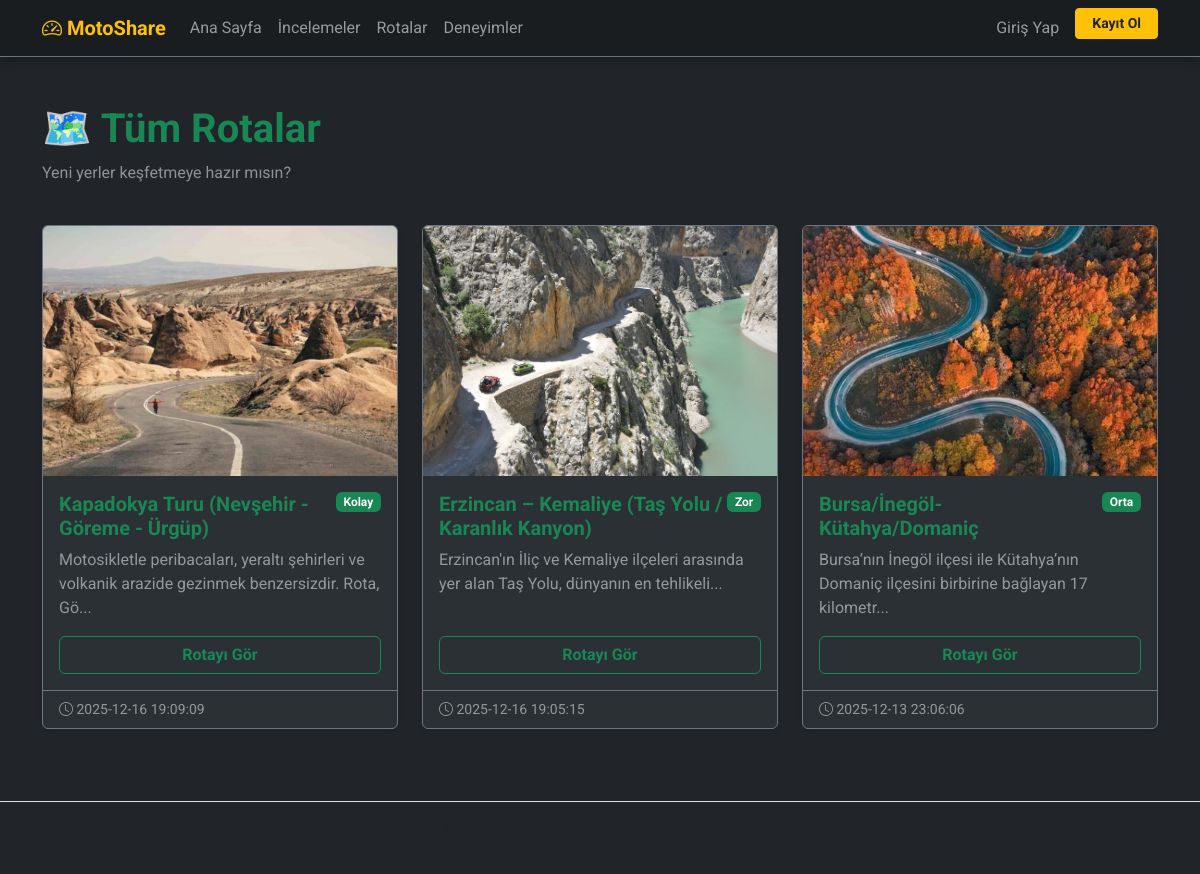
Screenshot of /MotoShare/rotalar.php with the database file from the repository.
### tables this page shows
CREATE TABLE `rotalar` (
  `id` int(11) NOT NULL,
  `baslik` varchar(150) NOT NULL,
  `aciklama` text DEFAULT NULL,
  `zorluk_derecesi` varchar(50) DEFAULT NULL,
  `resim_yolu` varchar(255) DEFAULT NULL,
  `ekleyen_id` int(11) DEFAULT NULL,
  `created_at` timestamp NOT NULL DEFAULT current_timestamp()
);

### MotoShare/rotalar.php (the view, shortened to what this page needs)
<?php
require_once 'baglan.php';
$stmt = $db->prepare("SELECT * FROM rotalar ORDER BY created_at DESC");
$stmt->execute();
$rotalar = $stmt->fetchAll(PDO::FETCH_ASSOC);
include 'includes/header.php';
?>
<div class="container mt-5 mb-5">
    <div class="d-flex justify-content-between align-items-center mb-4">
        <div>
            <h1 class="text-success fw-bold">🗺️ Tüm Rotalar</h1>
            <p class="text-white-50">Yeni yerler keşfetmeye hazır mısın?</p>
        </div>
    </div>
    <div class="row row-cols-1 row-cols-md-3 g-4">
        <?php foreach ($rotalar as $rota): ?>
        <div class="col">
            <div class="card h-100 shadow-sm border-secondary" style="background-color: #2b3035;">
                <img src="<?php echo !empty($rota['resim_yolu']) ? $rota['resim_yolu'] : 'https://placehold.co/600x400/212529/198754?text=Rota+Paylasimi'; ?>" class="card-img-top" style="height: 250px; object-fit: cover;">
                <div class="card-body d-flex flex-column">
                    <div class="d-flex justify-content-between align-items-start mb-2">
                        <h5 class="card-title text-success fw-bold mb-0"><?php echo htmlspecialchars($rota['baslik']); ?></h5>
                        <span class="badge bg-success small"><?php echo $rota['zorluk_derecesi']; ?></span>
                    </div>
                    <p class="card-text text-white-50">
                        <?php echo substr(htmlspecialchars($rota['aciklama']), 0, 100) . '...'; ?>
                    </p>
                    <div class="mt-auto">
                        <a href="detay.php?tur=rota&id=<?php echo $rota['id']; ?>" class="btn btn-outline-success w-100 fw-bold">Rotayı Gör</a>
                    </div>
                </div>
                <div class="card-footer bg-transparent border-secondary text-white-50 small">
                    <i class="bi bi-clock"></i> <?php echo $rota['created_at']; ?>
                </div>
            </div>
        </div>
        <?php endforeach; ?>
    </div>
</div>
<?php include 'includes/footer.php'; ?>

### MotoShare/includes/header.php (style rules this page uses)
body { background-color: #212529; color: #f8f9fa; font-family: 'Roboto', sans-serif; min-height: 100vh; display: flex; flex-direction: column; }
a { text-decoration: none; }

### rows the page displays
rotalar: resim_yolu (picture), baslik "Kapadokya Turu (Nevşehir - Göreme - Ürgüp)", zorluk_derecesi "Kolay", aciklama "Motosikletle peribacaları, yeraltı şehirleri ve volkanik arazide gezinmek benzersizdir. Rota, Gö", created_at "2025-12-16 19:09:09"
rotalar: resim_yolu (picture), baslik "Erzincan – Kemaliye (Taş Yolu / Karanlık Kanyon)", zorluk_derecesi "Zor", aciklama "Erzincan'ın İliç ve Kemaliye ilçeleri arasında yer alan Taş Yolu, dünyanın en tehlikeli", created_at "2025-12-16 19:05:15"
rotalar: resim_yolu (picture), baslik "Bursa/İnegöl-Kütahya/Domaniç", zorluk_derecesi "Orta", aciklama "Bursa’nın İnegöl ilçesi ile Kütahya’nın Domaniç ilçesini birbirine bağlayan 17 kilometr", created_at "2025-12-13 23:06:06"
